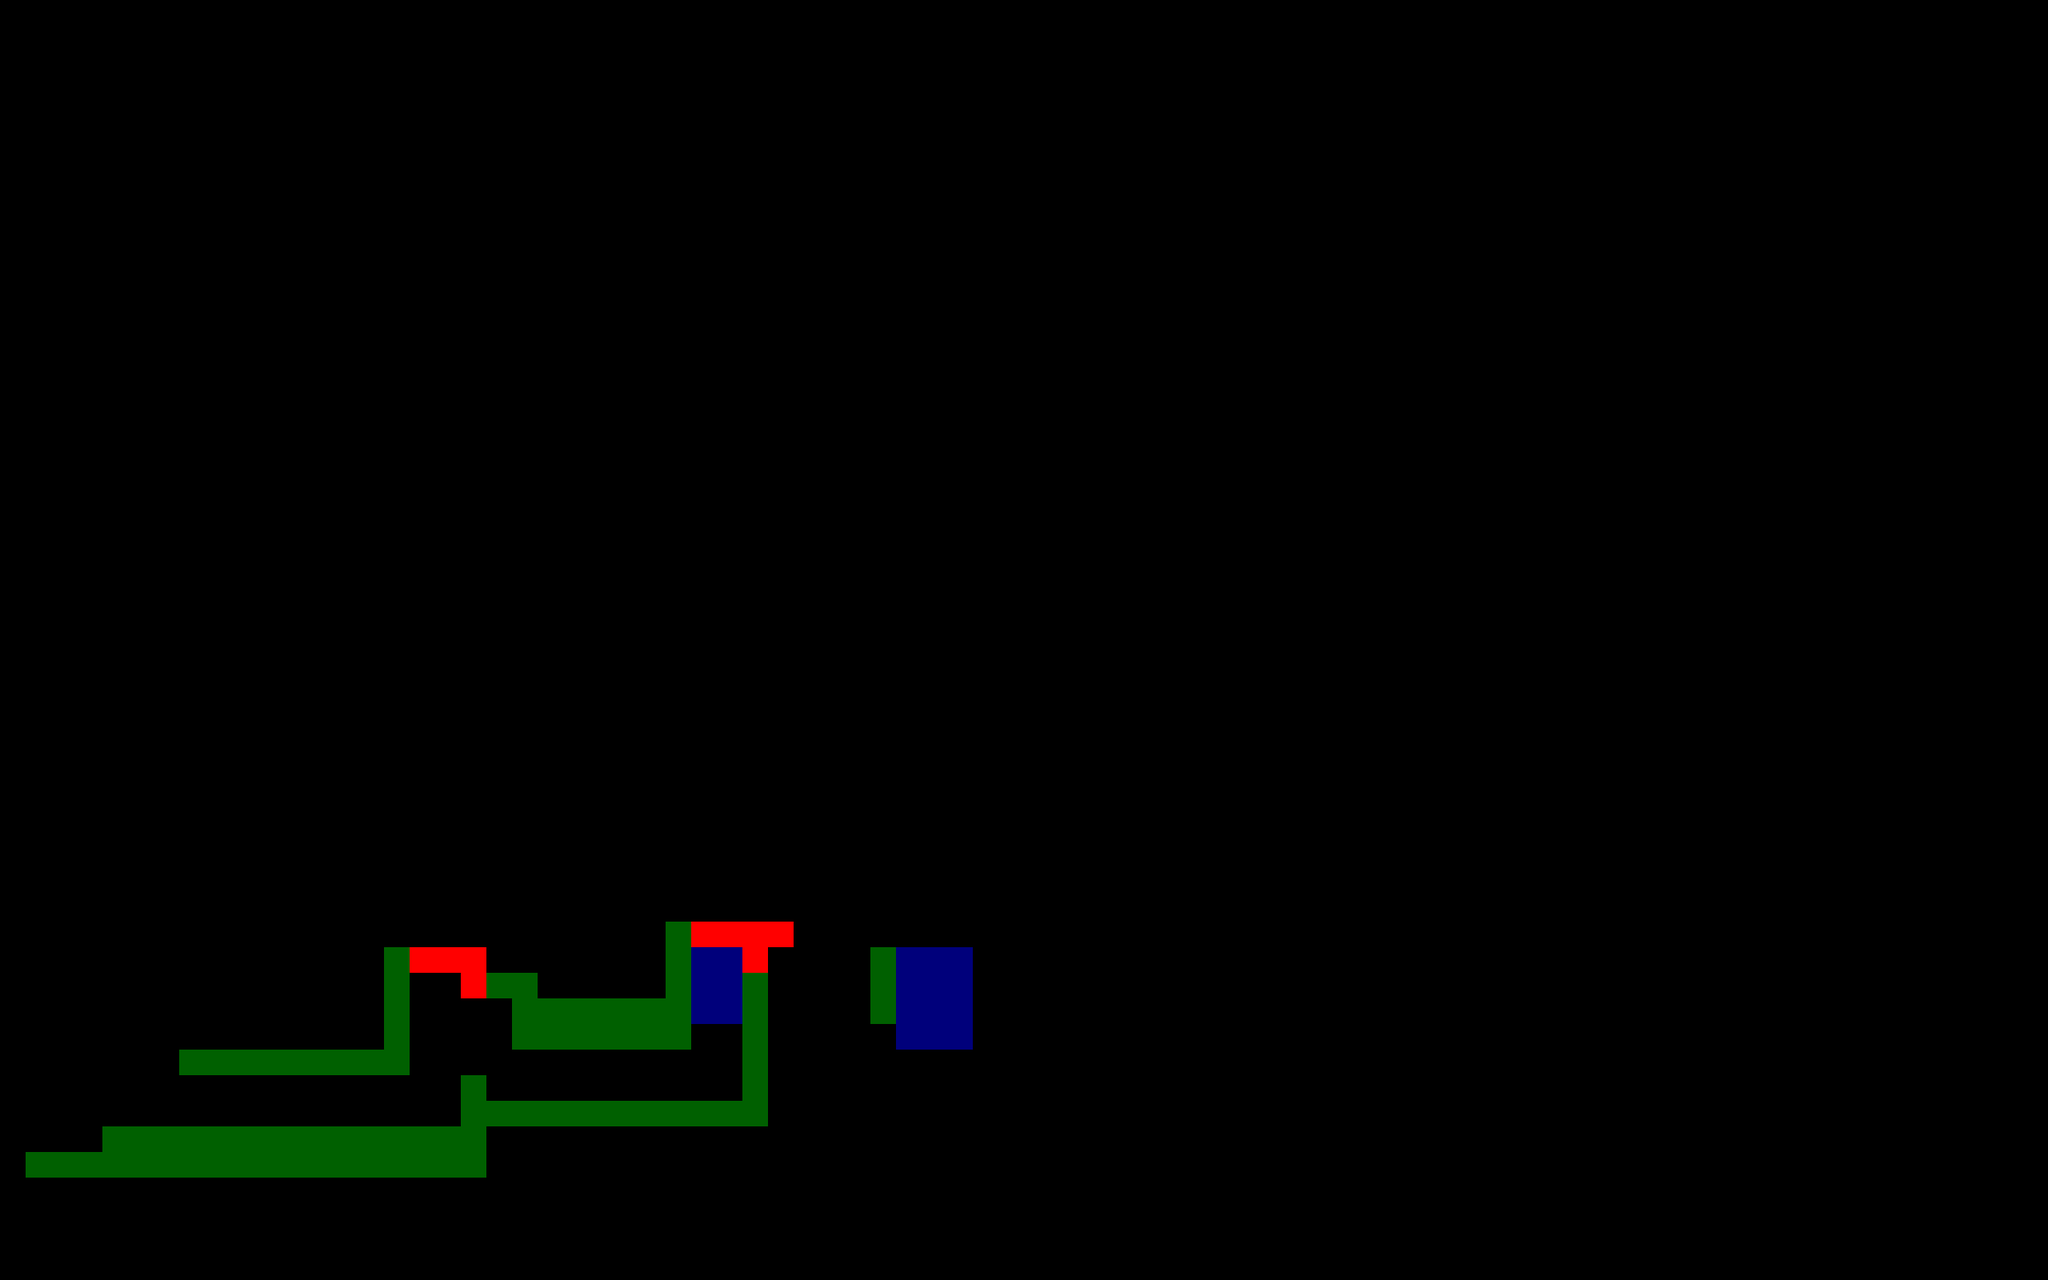

Below is a game level as drawn by its tile map, then a one-line description and the .tmx that defines it (tile-layer data replaced by summaries):
An orthogonal 80x50 tile map with 32x32 px tiles, 5 tile layers (lightWorld, darkWorld, end1, end2, ...), 5 hidden layers not drawn.

<map version="1.0" orientation="orthogonal" width="80" height="50" tilewidth="32" tileheight="32">
 <tileset firstgid="1" name="tileSet" tilewidth="32" tileheight="32">
  <image source="tileSet.png" width="256" height="256" />
 </tileset>
 <layer name="lightWorld" width="80" height="50">
  <data>[4000 cells, 84 non-empty, 1 distinct tile ids]</data>
 </layer>
 <layer name="darkWorld" width="80" height="50">
  <data>[4000 cells, 83 non-empty, 1 distinct tile ids]</data>
 </layer>
 <layer name="spawnSwan" width="80" height="50" visible="0">
  <data>[4000 cells, 0 non-empty, 0 distinct tile ids]</data>
 </layer>
 <layer name="spawnJupiter" width="80" height="50" visible="0">
  <data>[4000 cells, 1 non-empty, 1 distinct tile ids]</data>
 </layer>
 <layer name="spawnSeal" width="80" height="50" visible="0">
  <data>[4000 cells, 2 non-empty, 1 distinct tile ids]</data>
 </layer>
 <layer name="end1" width="80" height="50">
  <data>[4000 cells, 6 non-empty, 1 distinct tile ids]</data>
 </layer>
 <layer name="end2" width="80" height="50">
  <data>[4000 cells, 12 non-empty, 1 distinct tile ids]</data>
 </layer>
 <layer name="end3" width="80" height="50" visible="0">
  <data>[4000 cells, 0 non-empty, 0 distinct tile ids]</data>
 </layer>
 <layer name="spike" width="80" height="50">
  <data>[4000 cells, 9 non-empty, 1 distinct tile ids]</data>
 </layer>
 <layer name="darkWater" width="80" height="50" visible="0">
  <data>[4000 cells, 0 non-empty, 0 distinct tile ids]</data>
 </layer>
</map>
